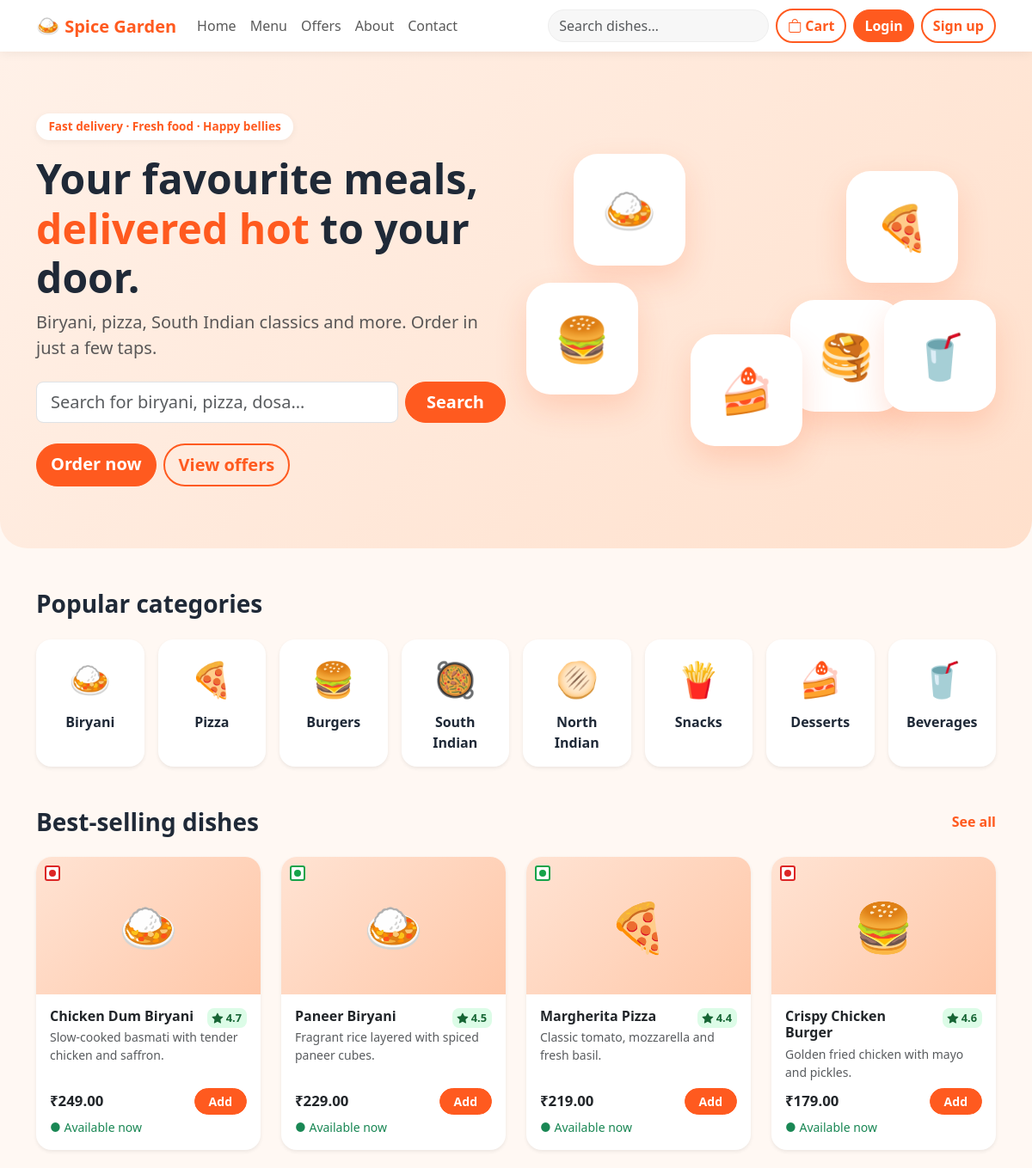
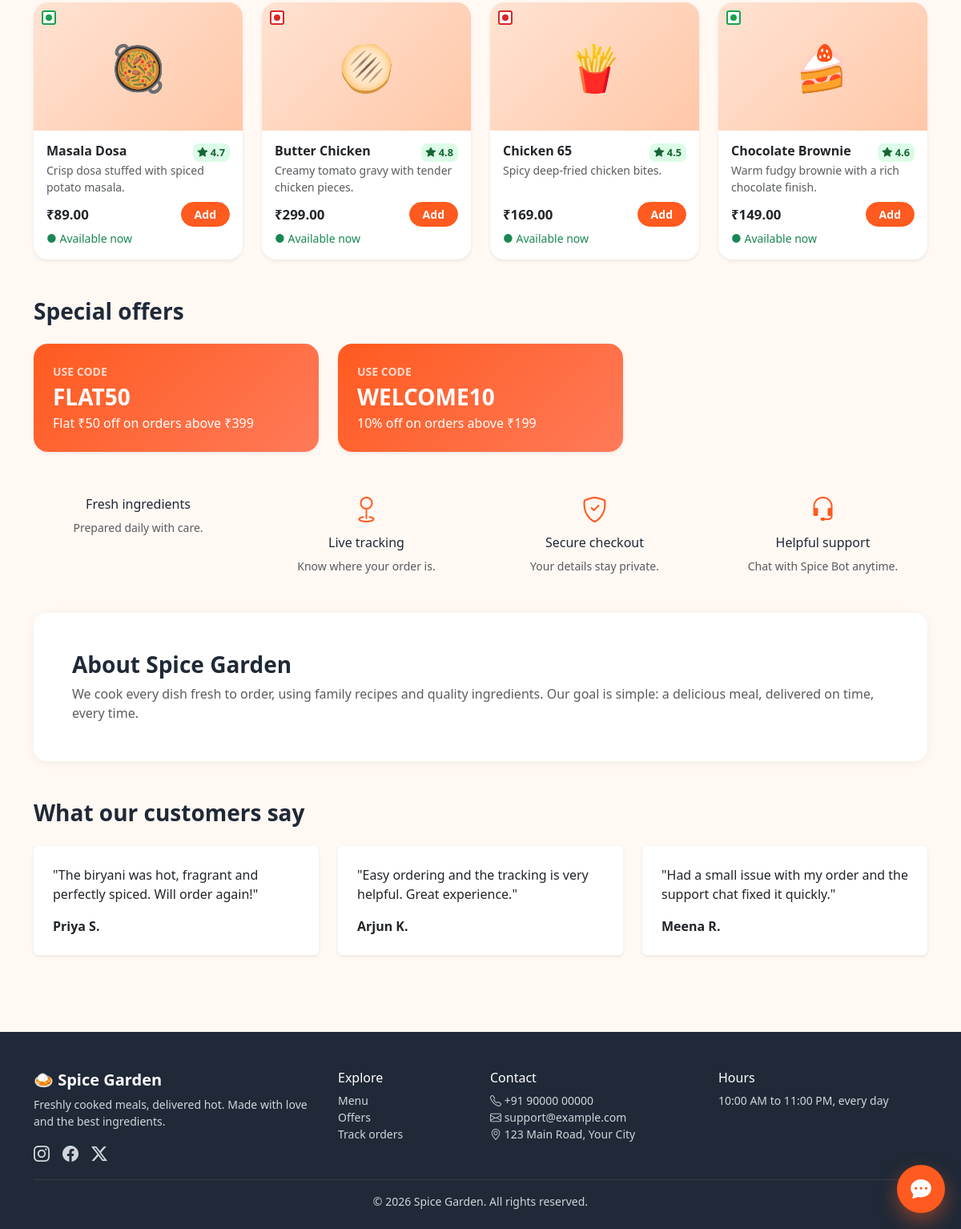
The page / on the database its author committed (2 pictures, top to bottom).
### menu/models.py (models this page shows, shortened)
class Category(models.Model):
    name = models.CharField(max_length=60, unique=True)
    slug = models.SlugField(max_length=70, unique=True, blank=True)
    emoji = models.CharField(max_length=8, default="🍽️")
    sort_order = models.PositiveIntegerField(default=0)
    class Meta:
        ordering = ["sort_order", "name"]
        verbose_name_plural = "categories"

class FoodItem(models.Model):
    category = models.ForeignKey(Category, on_delete=models.CASCADE, related_name="items")
    name = models.CharField(max_length=120)
    description = models.CharField(max_length=255, blank=True)
    ingredients = models.CharField(max_length=255, blank=True)
    price = models.DecimalField(max_digits=8, decimal_places=2, validators=[MinValueValidator(0)])
    rating = models.DecimalField(max_digits=2, decimal_places=1, default=4.0)
    is_veg = models.BooleanField(default=True)
    is_available = models.BooleanField(default=True)
    is_popular = models.BooleanField(default=False)
    image = models.ImageField(upload_to="food/", blank=True, null=True)
    created_at = models.DateTimeField(auto_now_add=True)
    class Meta:
        ordering = ["category__sort_order", "name"]
        indexes = [models.Index(fields=["is_available", "is_popular"])]
        constraints = [
            models.UniqueConstraint(fields=["category", "name"], name="unique_food_per_category"),
        ]

### orders/models.py (models this page shows, shortened)
class Coupon(models.Model):
    code = models.CharField(max_length=20, unique=True)
    description = models.CharField(max_length=120, blank=True)
    percent_off = models.PositiveSmallIntegerField(default=0, validators=[MaxValueValidator(90)])
    flat_off = models.DecimalField(max_digits=7, decimal_places=2, default=Decimal("0.00"),
                                   validators=[MinValueValidator(Decimal("0"))])
    min_order = models.DecimalField(max_digits=8, decimal_places=2, default=Decimal("0.00"))
    valid_until = models.DateField(null=True, blank=True)
    active = models.BooleanField(default=True)
    class Meta:
        ordering = ["code"]

### menu/views.py (the view)
# urls.py: path("", views.home, name="home"),
def home(request):
    context = {
        "categories": Category.objects.all(),
        "popular_items": FoodItem.objects.filter(is_available=True, is_popular=True)[:8],
        "offers": Coupon.objects.filter(active=True)[:3],
    }
    return render(request, "home.html", context)

### templates/home.html (shortened to what this page needs)
{% extends "base.html" %}
{% block content %}
<section class="hero py-5">
  <div class="container py-lg-4">
    <div class="row align-items-center g-4">
      <div class="col-lg-6">
        <span class="eyebrow">Fast delivery · Fresh food · Happy bellies</span>
        <h1 class="display-5 fw-bold mt-3">Your favourite meals, <span class="text-brand">delivered hot</span> to your door.</h1>
        <p class="lead text-muted">Biryani, pizza, South Indian classics and more. Order in just a few taps.</p>
        <form action="{% url 'menu' %}" method="get" class="d-flex gap-2 my-4" role="search">
          <input type="search" name="q" class="form-control form-control-lg" placeholder="Search for biryani, pizza, dosa…" aria-label="Search dishes">
          <button class="btn btn-brand btn-lg px-4" type="submit">Search</button>
        </form>
        <div class="d-flex gap-2 flex-wrap">
          <a class="btn btn-brand btn-lg" href="{% url 'menu' %}">Order now</a>
          <a class="btn btn-outline-brand btn-lg" href="#offers">View offers</a>
        </div>
      </div>
      <div class="col-lg-6">
        <div class="hero-art" aria-hidden="true">
          <span class="hero-card c1">🍛</span>
          <span class="hero-card c2">🍕</span>
          <span class="hero-card c3">🍔</span>
          <span class="hero-card c4">🥞</span>
          <span class="hero-card c5">🍰</span>
          <span class="hero-card c6">🥤</span>
        </div>
      </div>
    </div>
  </div>
</section>
<section class="container py-5">
  <h2 class="section-title h3 mb-4">Popular categories</h2>
  <div class="row g-3">
    {% for cat in categories %}
    <div class="col-6 col-md-3 col-lg">
      <a class="cat-card card border-0 shadow-sm text-center p-3 h-100" href="{% url 'menu' %}?category={{ cat.slug }}">
        <div class="fs-1">{{ cat.emoji }}</div>
        <div class="fw-semibold mt-2">{{ cat.name }}</div>
      </a>
    </div>
    {% endfor %}
  </div>
</section>
<section class="container pb-5">
  <div class="d-flex justify-content-between align-items-center mb-4">
    <h2 class="section-title h3 mb-0">Best-selling dishes</h2>
    <a href="{% url 'menu' %}?sort=popular" class="fw-semibold text-brand text-decoration-none">See all</a>
  </div>
  <div class="row g-4">
    {% for item in popular_items %}
    <div class="col-6 col-md-4 col-lg-3">{% include "partials/food_card.html" %}</div>
    {% empty %}
    <p class="text-muted">Our chefs are preparing new favourites. Check the full menu!</p>
    {% endfor %}
  </div>
</section>
<section class="container pb-5" id="offers">
  <h2 class="section-title h3 mb-4">Special offers</h2>
  <div class="row g-4">
    {% for coupon in offers %}
    <div class="col-md-4">
      <div class="offer-card card border-0 shadow-sm p-4 h-100">
        <div class="small text-uppercase fw-bold opacity-75">Use code</div>
        <div class="fs-3 fw-bold">{{ coupon.code }}</div>
        <p class="mb-0">{{ coupon.description|default:"Discount on your order" }}</p>
      </div>
    </div>
    {% empty %}
    <p class="text-muted">No offers right now. Check back soon!</p>
    {% endfor %}
  </div>
</section>
<section class="container pb-5">
  <div class="row g-4 text-center">
    <div class="col-6 col-lg-3"><div class="highlight"><h3 class="h6 mt-2">Fresh ingredients</h3><p class="small text-muted mb-0">Prepared daily with care.</p></div></div>
    <div class="col-6 col-lg-3"><div class="highlight"><i class="bi bi-geo"></i><h3 class="h6 mt-2">Live tracking</h3><p class="small text-muted mb-0">Know where your order is.</p></div></div>
    <div class="col-6 col-lg-3"><div class="highlight"><i class="bi bi-shield-check"></i><h3 class="h6 mt-2">Secure checkout</h3><p class="small text-muted mb-0">Your details stay private.</p></div></div>
    <div class="col-6 col-lg-3"><div class="highlight"><i class="bi bi-headset"></i><h3 class="h6 mt-2">Helpful support</h3><p class="small text-muted mb-0">Chat with Spice Bot anytime.</p></div></div>
  </div>
</section>
<section class="container pb-5" id="about">
  <div class="about-box p-4 p-md-5 rounded-4">
    <h2 class="section-title h3">About {{ site.name }}</h2>
    <p class="mb-0 text-muted">We cook every dish fresh to order, using family recipes and quality ingredients. Our goal is simple: a delicious meal, delivered on time, every time.</p>
  </div>
</section>
<section class="container pb-5">
  <h2 class="section-title h3 mb-4">What our customers say</h2>
  <div class="row g-4">
    <div class="col-md-4"><div class="card border-0 shadow-sm p-4 h-100"><p>"The biryani was hot, fragrant and perfectly spiced. Will order again!"</p><div class="fw-bold">Priya S.</div></div></div>
    <div class="col-md-4"><div class="card border-0 shadow-sm p-4 h-100"><p>"Easy ordering and the tracking is very helpful. Great experience."</p><div class="fw-bold">Arjun K.</div></div></div>
    <div class="col-md-4"><div class="card border-0 shadow-sm p-4 h-100"><p>"Had a small issue with my order and the support chat fixed it quickly."</p><div class="fw-bold">Meena R.</div></div></div>
  </div>
</section>
{% endblock %}

### templates/base.html (shortened to what this page needs)
{% load static %}
<!doctype html>
<html lang="en">
<head>
  <link href="https://cdn.jsdelivr.net/npm/bootstrap@5.3.3/dist/css/bootstrap.min.css" rel="stylesheet">
  <link href="https://cdn.jsdelivr.net/npm/bootstrap-icons@1.11.3/font/bootstrap-icons.min.css" rel="stylesheet">
  <link href="{% static 'css/style.css' %}" rel="stylesheet">
  <link href="{% static 'css/chatbot.css' %}" rel="stylesheet">
</head>
<body class="d-flex flex-column min-vh-100">
<nav class="navbar navbar-expand-lg sticky-top brand-nav">
  <div class="container">
    <a class="navbar-brand fw-bold" href="{% url 'home' %}"><span class="brand-logo">🍛</span> {{ site.name }}</a>
    <div class="collapse navbar-collapse" id="mainNav">
      <ul class="navbar-nav me-auto">
        <li class="nav-item"><a class="nav-link" href="{% url 'home' %}">Home</a></li>
        <li class="nav-item"><a class="nav-link" href="{% url 'menu' %}">Menu</a></li>
        <li class="nav-item"><a class="nav-link" href="{% url 'home' %}#offers">Offers</a></li>
        <li class="nav-item"><a class="nav-link" href="{% url 'home' %}#about">About</a></li>
        <li class="nav-item"><a class="nav-link" href="#contact">Contact</a></li>
      </ul>
      <form class="search-form me-lg-2 my-2 my-lg-0" action="{% url 'menu' %}" method="get" role="search">
        <input class="form-control" type="search" name="q" placeholder="Search dishes…" aria-label="Search dishes" value="{{ request.GET.q }}">
      </form>
      <a class="btn btn-outline-brand me-lg-2 mb-2 mb-lg-0" href="{% url 'cart' %}" aria-label="View cart">
        <i class="bi bi-bag"></i> Cart {% if cart_count %}<span class="badge bg-brand">{{ cart_count }}</span>{% endif %}
      </a>
      {% if user.is_authenticated %}
        <a class="nav-link" href="{% url 'order_list' %}">My Orders</a>
        <a class="nav-link" href="{% url 'profile' %}"><i class="bi bi-person-circle"></i> {{ user.first_name|default:user.username }}</a>
        <form method="post" action="{% url 'logout' %}" class="d-inline">
          {% csrf_token %}
          <button class="btn btn-link nav-link" type="submit">Logout</button>
        </form>
      {% else %}
        <a class="btn btn-brand me-2" href="{% url 'login' %}">Login</a>
        <a class="btn btn-outline-brand" href="{% url 'signup' %}">Sign up</a>
      {% endif %}
    </div>
  </div>
</nav>
<main class="flex-grow-1">
  {% block content %}{% endblock %}
</main>
<footer class="site-footer mt-5 pt-5 pb-4" id="contact">
  <div class="container">
    <div class="row g-4">
      <div class="col-md-4">
        <h5 class="text-white fw-bold">🍛 {{ site.name }}</h5>
        <p class="small">Freshly cooked meals, delivered hot. Made with love and the best ingredients.</p>
        <div class="d-flex gap-3 fs-5">
          <a href="#" aria-label="Instagram"><i class="bi bi-instagram"></i></a>
          <a href="#" aria-label="Facebook"><i class="bi bi-facebook"></i></a>
          <a href="#" aria-label="Twitter"><i class="bi bi-twitter-x"></i></a>
        </div>
      </div>
      <div class="col-6 col-md-2">
        <h6 class="text-white">Explore</h6>
        <ul class="list-unstyled small">
          <li><a href="{% url 'menu' %}">Menu</a></li>
          <li><a href="{% url 'home' %}#offers">Offers</a></li>
          <li><a href="{% url 'order_list' %}">Track orders</a></li>
        </ul>
      </div>
      <div class="col-6 col-md-3">
        <h6 class="text-white">Contact</h6>
        <ul class="list-unstyled small">
          <li><i class="bi bi-telephone"></i> {{ site.phone }}</li>
          <li><i class="bi bi-envelope"></i> {{ site.email }}</li>
          <li><i class="bi bi-geo-alt"></i> {{ site.address }}</li>
        </ul>
      </div>
      <div class="col-md-3">
        <h6 class="text-white">Hours</h6>
        <p class="small">{{ site.hours }}</p>
      </div>
    </div>
    <hr class="border-secondary">
    <p class="small text-center mb-0">© {% now "Y" %} {{ site.name }}. All rights reserved.</p>
  </div>
</footer>
{% include "partials/chatbot.html" %}
</body>
</html>

### templates/partials/food_card.html (shortened to what this page needs)
<div class="card food-card h-100 border-0 shadow-sm">
  <div class="food-img">
    {% if item.image %}
      <img src="{{ item.image.url }}" alt="{{ item.name }}" loading="lazy">
    {% else %}
      <span class="food-emoji" aria-hidden="true">{{ item.category.emoji }}</span>
    {% endif %}
    <span class="veg-badge {% if item.is_veg %}veg{% else %}nonveg{% endif %}"
          title="{% if item.is_veg %}Vegetarian{% else %}Non-vegetarian{% endif %}"></span>
  </div>
  <div class="card-body d-flex flex-column">
    <div class="d-flex justify-content-between align-items-start gap-2">
      <h3 class="h6 fw-bold mb-1">{{ item.name }}</h3>
      <span class="rating"><i class="bi bi-star-fill"></i> {{ item.rating }}</span>
    </div>
    <p class="small text-muted flex-grow-1 mb-2">{{ item.description|truncatechars:80 }}</p>
    <div class="d-flex justify-content-between align-items-center">
      <span class="price">₹{{ item.price }}</span>
      {% if item.is_available %}
        <form method="post" action="{% url 'add_to_cart' item.pk %}">
          <button class="btn btn-sm btn-brand px-3" type="submit">Add</button>
        </form>
      {% else %}
        <span class="badge bg-secondary">Unavailable</span>
      {% endif %}
    </div>
    <small class="{% if item.is_available %}text-success{% else %}text-danger{% endif %} mt-1">
      {% if item.is_available %}● Available now{% else %}● Currently unavailable{% endif %}
    </small>
  </div>
</div>

### templates/partials/chatbot.html (shortened to what this page needs)
<button id="chat-toggle" class="chat-fab" type="button" aria-label="Open support chat" aria-expanded="false" aria-controls="chat-window">
  <i class="bi bi-chat-dots-fill"></i>
</button>

### rows shown on the page
Category: emoji "🍛", name "Biryani"
Category: emoji "🍕", name "Pizza"
Category: emoji "🍔", name "Burgers"
Category: emoji "🥘", name "South Indian"
Category: emoji "🫓", name "North Indian"
Category: emoji "🍟", name "Snacks"
Category: emoji "🍰", name "Desserts"
Category: emoji "🥤", name "Beverages"
FoodItem: category.emoji "🍛", is_veg False (drawn), name "Chicken Dum Biryani", rating "4.7", description "Slow-cooked basmati with tender chicken and saffron.", price "249.00", is_available "● Available now"
FoodItem: category.emoji "🍛", is_veg True (drawn), name "Paneer Biryani", rating "4.5", description "Fragrant rice layered with spiced paneer cubes.", price "229.00", is_available "● Available now"
FoodItem: category.emoji "🍕", is_veg True (drawn), name "Margherita Pizza", rating "4.4", description "Classic tomato, mozzarella and fresh basil.", price "219.00", is_available "● Available now"
FoodItem: category.emoji "🍔", is_veg False (drawn), name "Crispy Chicken Burger", rating "4.6", description "Golden fried chicken with mayo and pickles.", price "179.00", is_available "● Available now"
FoodItem: category.emoji "🥘", is_veg True (drawn), name "Masala Dosa", rating "4.7", description "Crisp dosa stuffed with spiced potato masala.", price "89.00", is_available "● Available now"
FoodItem: category.emoji "🫓", is_veg False (drawn), name "Butter Chicken", rating "4.8", description "Creamy tomato gravy with tender chicken pieces.", price "299.00", is_available "● Available now"
FoodItem: category.emoji "🍟", is_veg False (drawn), name "Chicken 65", rating "4.5", description "Spicy deep-fried chicken bites.", price "169.00", is_available "● Available now"
FoodItem: category.emoji "🍰", is_veg True (drawn), name "Chocolate Brownie", rating "4.6", description "Warm fudgy brownie with a rich chocolate finish.", price "149.00", is_available "● Available now"
Coupon: code "FLAT50", description "Flat ₹50 off on orders above ₹399"
Coupon: code "WELCOME10", description "10% off on orders above ₹199"

### other values the page prints
{{ site.name }} "Spice Garden"
{{ site.phone }} "+91 90000 00000"
{{ site.email }} "support@example.com"
{{ site.address }} "123 Main Road, Your City"
{{ site.hours }} "10:00 AM to 11:00 PM, every day"
